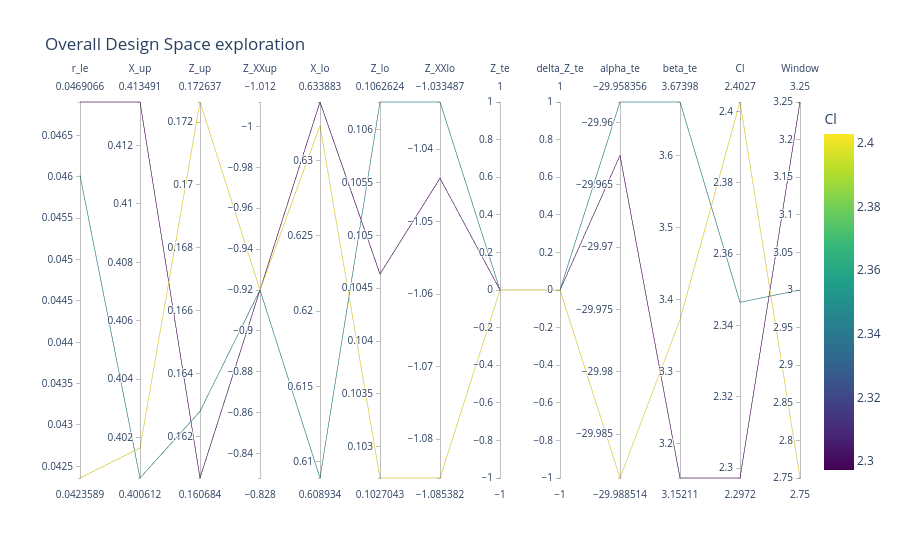

Here is the notebook cell this chart was saved with:
### Markdown cell above
Next, lets visualize the Design Space exploration. We'll use a Parallel Coordinates Plot since we have 11 params in the PARSEC parametrization. A simpler representation like the NACA would of course, make the plot less "crowded"

### Code cell
fig = px.parallel_coordinates(
    df, 
    color="Cl",  # Color lines by Efficiency
    labels={col: col for col in df.columns},
    color_continuous_scale=px.colors.sequential.Viridis,
    title="Overall Design Space exploration",
    template='plotly'
)
fig.show()

### Figure 1 — Plotly figure (JSON) as saved in the notebook; plotly's stock layout.template omitted (floating-point values rounded to 4 significant figures)
{"data": [{"dimensions": [{"label": "r_le", "values": [0.04602, 0.04691, 0.04236]}, {"label": "X_up", "values": [0.4006, 0.4135, 0.4016]}, {"label": "Z_up", "values": [0.1628, 0.1607, 0.1726]}, {"label": "Z_XXup", "values": [-0.92, -0.92, -0.92]}, {"label": "X_lo", "values": [0.6089, 0.6339, 0.6323]}, {"label": "Z_lo", "values": [0.1063, 0.1046, 0.1027]}, {"label": "Z_XXlo", "values": [-1.033, -1.044, -1.085]}, {"label": "Z_te", "values": [0.0, 0.0, 0.0]}, {"label": "delta_Z_te", "values": [0.0, 0.0, 0.0]}, {"label": "alpha_te", "values": [-29.96, -29.96, -29.99]}, {"label": "beta_te", "values": [3.674, 3.152, 3.372]}, {"label": "Cl", "values": [2.346, 2.297, 2.403]}, {"label": "Window", "values": [3.0, 3.25, 2.75]}], "domain": {"x": [0, 1], "y": [0, 1]}, "line": {"color": [2.346, 2.297, 2.403], "coloraxis": "coloraxis"}, "name": "", "type": "parcoords"}], "layout": {"coloraxis": {"colorbar": {"title": {"text": "Cl"}}, "colorscale": [[0, "#440154"], [0.1111, "#482878"], [0.2222, "#3e4989"], [0.3333, "#31688e"], [0.4444, "#26828e"], [0.5556, "#1f9e89"], [0.6667, "#35b779"], [0.7778, "#6ece58"], [0.8889, "#b5de2b"], [1, "#fde725"]]}, "legend": {"tracegroupgap": 0}, "title": {"text": "Overall Design Space exploration"}}}
